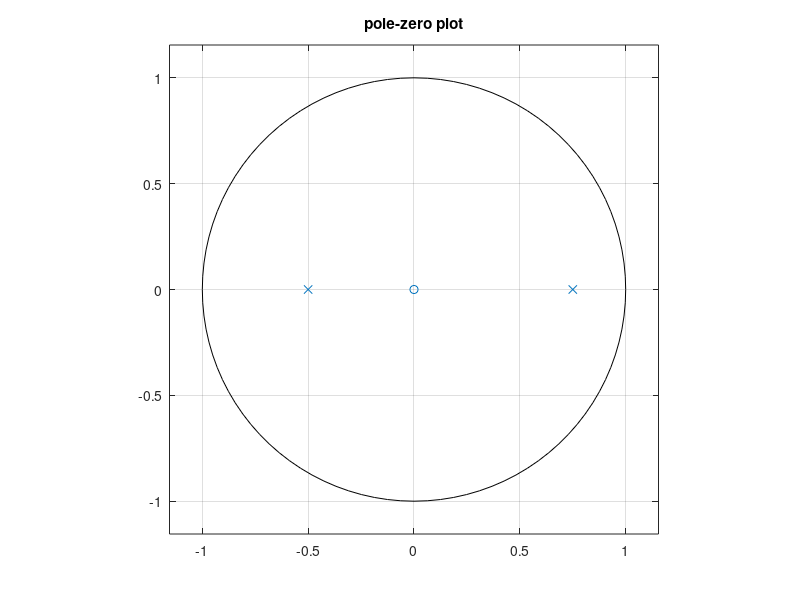
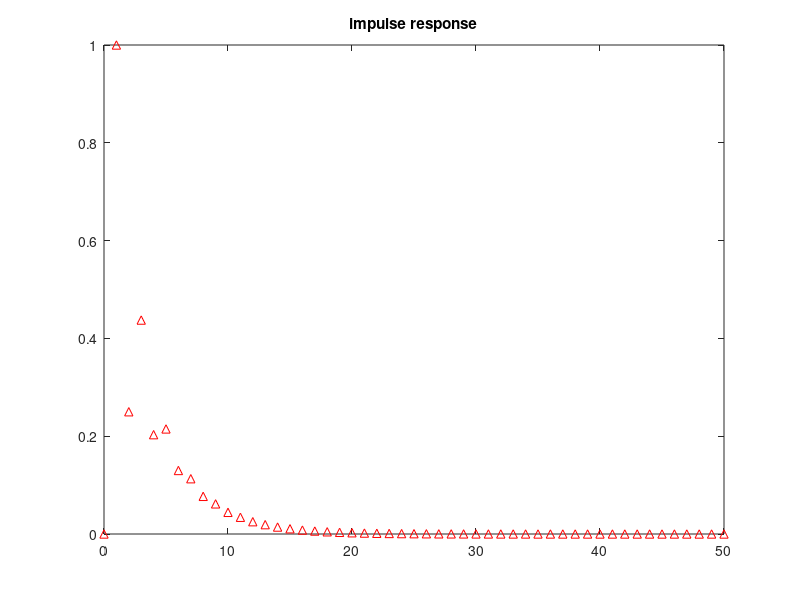
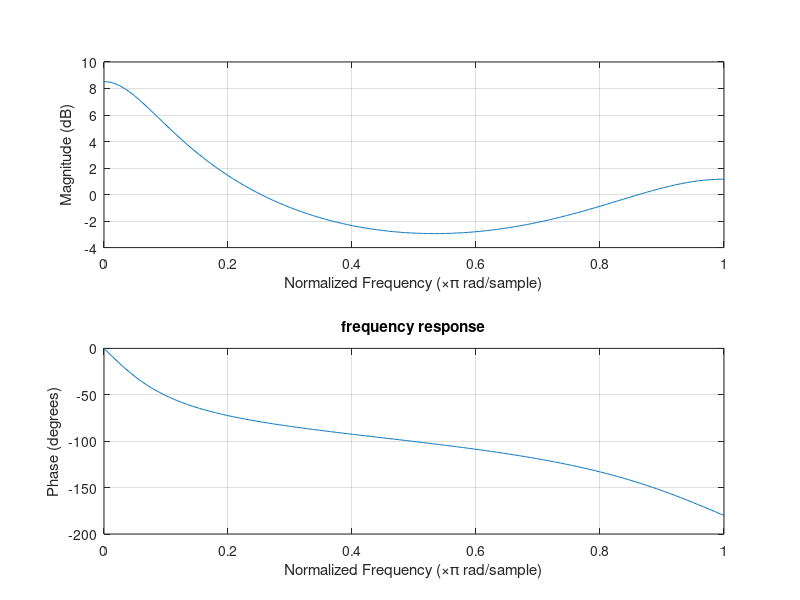

Source code (MATLAB) for these figures, in order:
clc; close all; clear all;
b=[0 1 0];
a=[1 -1/4 -0.375];
zplane(b,a);
title('pole-zero plot')
figure
impz(b,a);
title('impulse response')
figure
freqz(b,a);
title('frequency response')